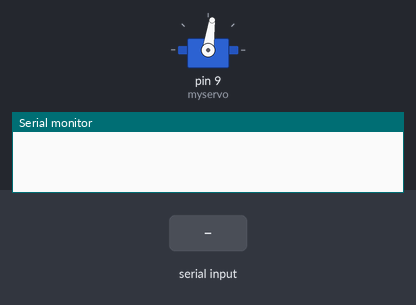
Simulated run of this sketch. Board: Arduino Uno, built with avr-gcc and run on an emulated ATmega328P. Shown: servo, the last lines printed to the serial monitor. The inputs (shaded band) are chosen by the test bench.

Above: at 1.2 s.
1.3 s: "B" received over Serial
At 2.4 s:
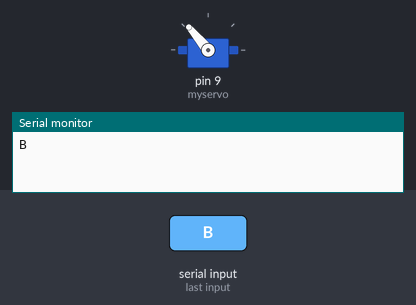
2.8 s: "O" received over Serial
At 3.5 s:
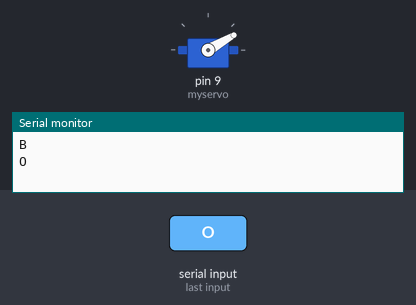
4.3 s: "N" received over Serial
At 4.6 s:
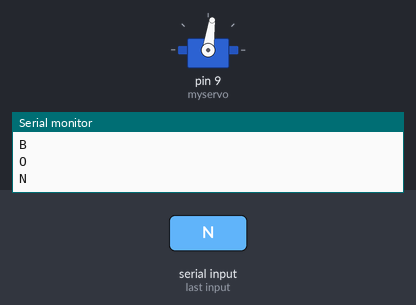
Timing chart, 0 to 7.3 s (numbered marks = the images above; inputs shaded):
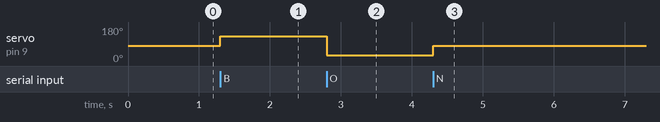

The sketch:

sketch_may8a.ino
```cpp
#include<Servo.h>

Servo myservo;
char serial_data;

void setup() {
  Serial.begin(9600);
  myservo.attach(9);
  myservo.write(82);
}
void loop() {
  if (Serial.available()>0)
  {
    serial_data=Serial.read();
    if (serial_data == 'B')
    {
      myservo.write(130);
      Serial.println('B');
    }
    else if (serial_data == 'O')
    {
      myservo.write(30);
      Serial.println('O');
    }
    else if (serial_data == 'N')
    {
      myservo.write(82);
      Serial.println('N');
    }


  }
 }
```

Measured:
- after the input at 1.3 s, servo on pin 9 (myservo): 82° → 130° at once
- after the input at 2.8 s, servo on pin 9 (myservo): 130° → 30° at once
- after the input at 4.3 s, servo on pin 9 (myservo): 30° → 82° at once
